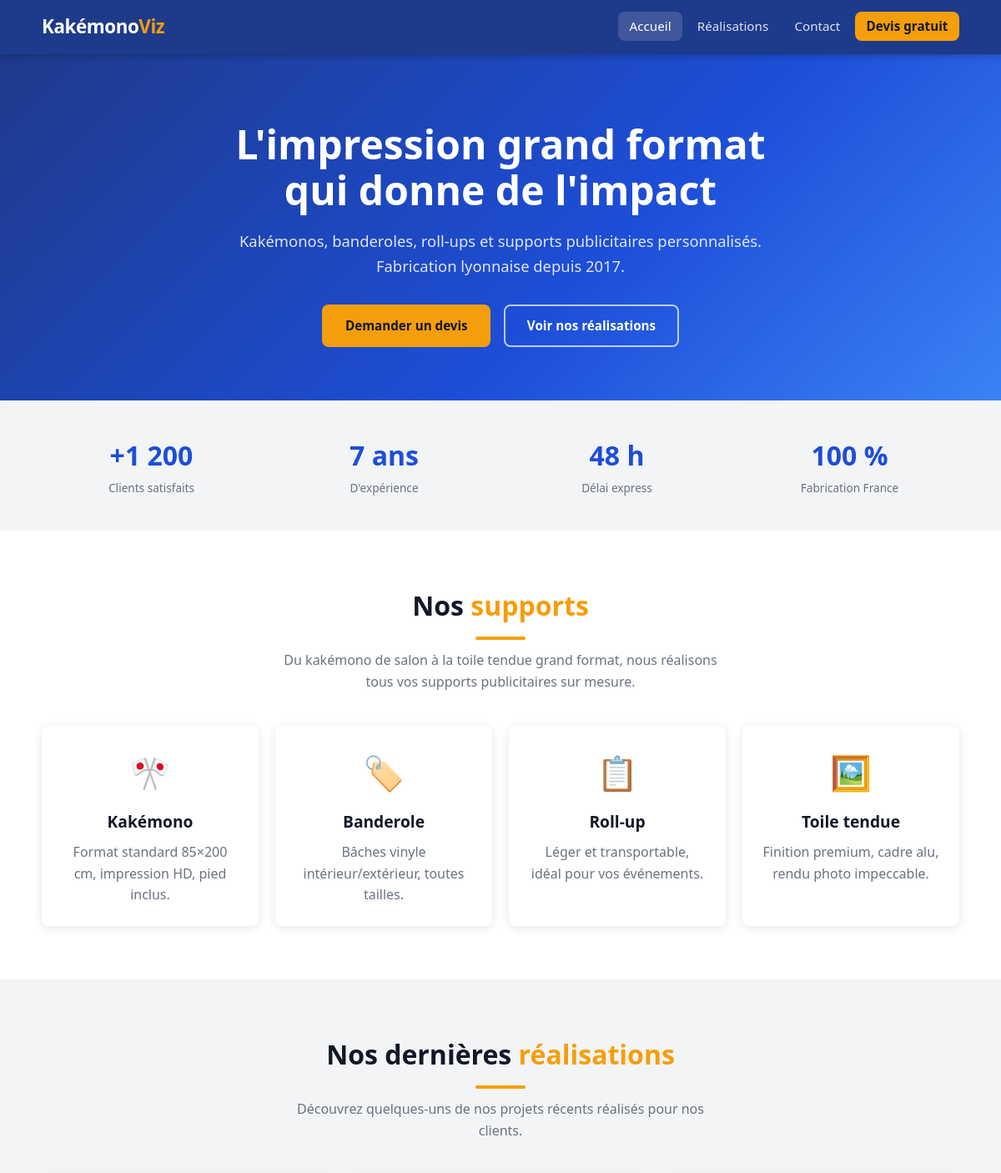
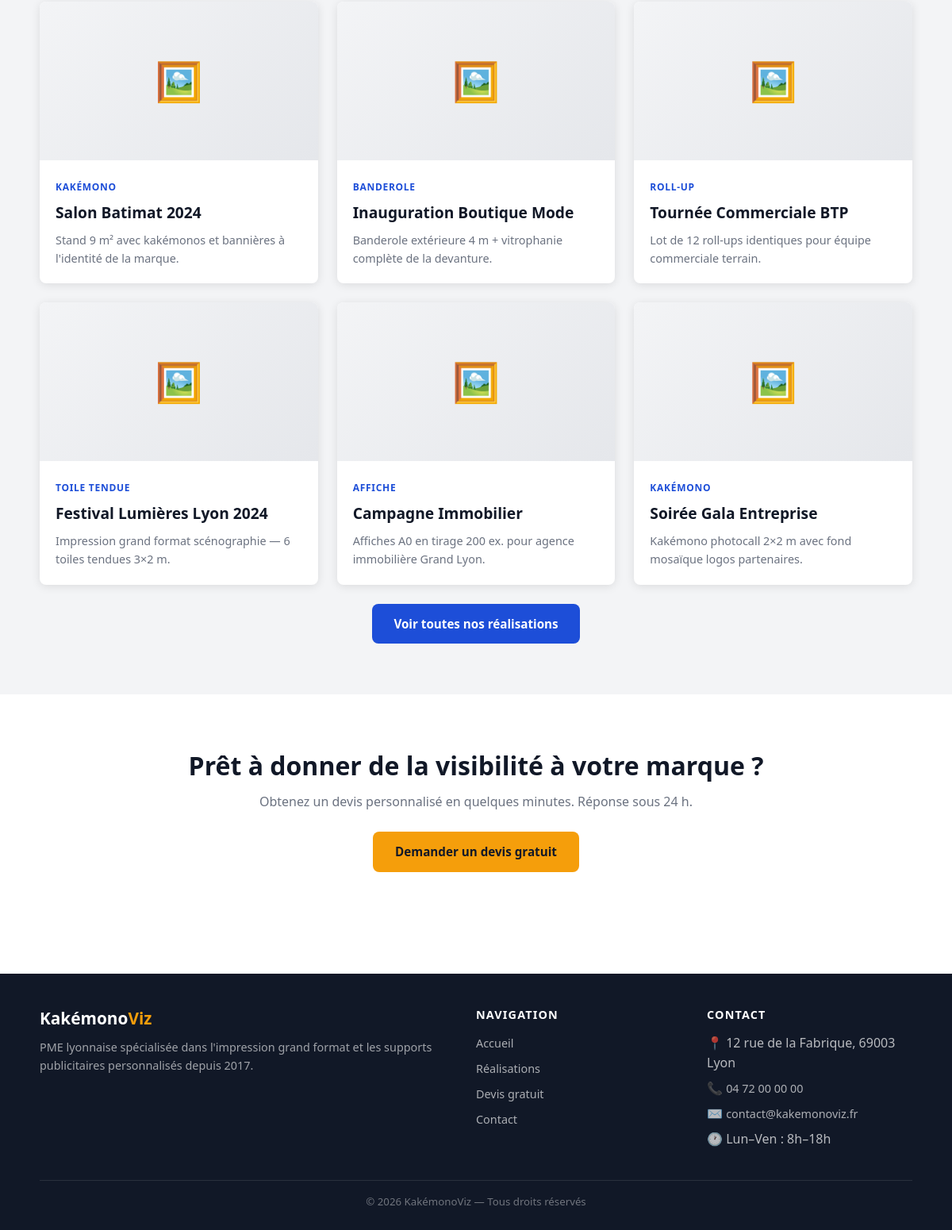
The page / on the database its author committed (2 pictures, top to bottom).
### tables this page shows
CREATE TABLE IF NOT EXISTS portfolio (
    id          INT          UNSIGNED AUTO_INCREMENT PRIMARY KEY,
    titre       VARCHAR(150) NOT NULL,
    description TEXT,
    image       VARCHAR(255) NOT NULL,
    categorie   VARCHAR(80)  NOT NULL,
    cree_le     TIMESTAMP    NOT NULL DEFAULT CURRENT_TIMESTAMP
);

### fonctions.php (called while the page is built, shortened)
<?php
function get_portfolio(?int $limite = null): array {
    $pdo = getConnexion();
    $sql = 'SELECT * FROM portfolio ORDER BY cree_le DESC';
    if ($limite !== null) {
        $sql .= ' LIMIT ' . (int) $limite;
    }
    return $pdo->query($sql)->fetchAll();
}

### index.php (the view, shortened to what this page needs)
<?php
require_once 'fonctions.php';
$realisations = get_portfolio(6);
?>
<!DOCTYPE html>
<html lang="fr">
<head>
    <link rel="stylesheet" href="style.css">
</head>
<body>
<nav class="navbar">
    <div class="container">
        <a href="index.php" class="navbar-brand">Kakémono<span>Viz</span></a>
        <ul class="navbar-nav" id="navMenu">
            <li><a href="index.php" class="active">Accueil</a></li>
            <li><a href="portfolio.php">Réalisations</a></li>
            <li><a href="contact.php">Contact</a></li>
            <li><a href="devis.php" class="btn-nav">Devis gratuit</a></li>
        </ul>
    </div>
</nav>
<header class="hero">
    <div class="container">
        <h1>L'impression grand format<br>qui donne de l'impact</h1>
        <p>Kakémonos, banderoles, roll-ups et supports publicitaires personnalisés.
           Fabrication lyonnaise depuis 2017.</p>
        <div class="hero-btns">
            <a href="devis.php" class="btn btn-primary">Demander un devis</a>
            <a href="portfolio.php" class="btn btn-outline">Voir nos réalisations</a>
        </div>
    </div>
</header>
<section class="stats-bar">
    <div class="container">
        <div class="stats-grid">
            <div>
                <div class="stat-val">+1 200</div>
                <div class="stat-lbl">Clients satisfaits</div>
            </div>
            <div>
                <div class="stat-val">7 ans</div>
                <div class="stat-lbl">D'expérience</div>
            </div>
            <div>
                <div class="stat-val">48 h</div>
                <div class="stat-lbl">Délai express</div>
            </div>
            <div>
                <div class="stat-val">100 %</div>
                <div class="stat-lbl">Fabrication France</div>
            </div>
        </div>
    </div>
</section>
<section class="section">
    <div class="container">
        <div class="section-header">
            <h2>Nos <span class="accent">supports</span></h2>
            <div class="divider"></div>
            <p>Du kakémono de salon à la toile tendue grand format, nous réalisons tous vos supports publicitaires sur mesure.</p>
        </div>
        <div class="grid-4">
            <div class="card" style="padding:1.5rem;text-align:center;">
                <div style="font-size:2.5rem;margin-bottom:.75rem;">🎌</div>
                <h3>Kakémono</h3>
                <p class="mt-1">Format standard 85×200 cm, impression HD, pied inclus.</p>
            </div>
            <div class="card" style="padding:1.5rem;text-align:center;">
                <div style="font-size:2.5rem;margin-bottom:.75rem;">🏷️</div>
                <h3>Banderole</h3>
                <p class="mt-1">Bâches vinyle intérieur/extérieur, toutes tailles.</p>
            </div>
            <div class="card" style="padding:1.5rem;text-align:center;">
                <div style="font-size:2.5rem;margin-bottom:.75rem;">📋</div>
                <h3>Roll-up</h3>
                <p class="mt-1">Léger et transportable, idéal pour vos événements.</p>
            </div>
            <div class="card" style="padding:1.5rem;text-align:center;">
                <div style="font-size:2.5rem;margin-bottom:.75rem;">🖼️</div>
                <h3>Toile tendue</h3>
                <p class="mt-1">Finition premium, cadre alu, rendu photo impeccable.</p>
            </div>
        </div>
    </div>
</section>
<?php if (!empty($realisations)): ?>
<section class="section" style="background:var(--gris-light);">
    <div class="container">
        <div class="section-header">
            <h2>Nos dernières <span class="accent">réalisations</span></h2>
            <div class="divider"></div>
            <p>Découvrez quelques-uns de nos projets récents réalisés pour nos clients.</p>
        </div>
        <div class="grid-3">
            <?php foreach ($realisations as $item): ?>
            <div class="card">
                <?php
                $img_path = 'uploads/' . htmlspecialchars($item['image'], ENT_QUOTES, 'UTF-8');
                if ($item['image'] && file_exists($img_path)):
                ?>
                    <img src="<?= $img_path ?>" alt="<?= htmlspecialchars($item['titre'], ENT_QUOTES, 'UTF-8') ?>" class="card-img">
                <?php else: ?>
                    <div class="card-img-placeholder">🖼️</div>
                <?php endif; ?>
                <div class="card-body">
                    <span class="card-cat"><?= htmlspecialchars($item['categorie'], ENT_QUOTES, 'UTF-8') ?></span>
                    <h3><?= htmlspecialchars($item['titre'], ENT_QUOTES, 'UTF-8') ?></h3>
                    <p><?= htmlspecialchars(mb_substr($item['description'] ?? '', 0, 100), ENT_QUOTES, 'UTF-8') ?><?= mb_strlen($item['description'] ?? '') > 100 ? '…' : '' ?></p>
                </div>
            </div>
            <?php endforeach; ?>
        </div>
        <div class="text-center mt-3">
            <a href="portfolio.php" class="btn btn-bleu">Voir toutes nos réalisations</a>
        </div>
    </div>
</section>
<?php endif; ?>
<section class="section">
    <div class="container text-center">
        <h2>Prêt à donner de la visibilité à votre marque&nbsp;?</h2>
        <p class="mt-1">Obtenez un devis personnalisé en quelques minutes. Réponse sous 24 h.</p>
        <div class="mt-3">
            <a href="devis.php" class="btn btn-primary">Demander un devis gratuit</a>
        </div>
    </div>
</section>
<footer>
    <div class="container">
        <div class="footer-grid">
            <div>
                <div class="footer-brand">Kakémono<span>Viz</span></div>
                <p>PME lyonnaise spécialisée dans l'impression grand format et les supports publicitaires personnalisés depuis 2017.</p>
            </div>
            <div>
                <h4>Navigation</h4>
                <ul class="footer-links">
                    <li><a href="index.php">Accueil</a></li>
                    <li><a href="portfolio.php">Réalisations</a></li>
                    <li><a href="devis.php">Devis gratuit</a></li>
                    <li><a href="contact.php">Contact</a></li>
                </ul>
            </div>
            <div>
                <h4>Contact</h4>
                <ul class="footer-links">
                    <li>📍 12 rue de la Fabrique, 69003 Lyon</li>
                    <li>📞 <a href="tel:0472000000">04 72 00 00 00</a></li>
                    <li>✉️ <a href="mailto:contact@kakemonoviz.fr">contact@kakemonoviz.fr</a></li>
                    <li>🕐 Lun–Ven : 8h–18h</li>
                </ul>
            </div>
        </div>
        <div class="footer-bottom">
            &copy; <?= date('Y') ?> KakémonoViz — Tous droits réservés
        </div>
    </div>
</footer>
</body>
</html>

### rows shown on the page
portfolio: categorie "KAKÉMONO", titre "Salon Batimat 2024", description "Stand 9 m² avec kakémonos et bannières à l'identité de la marque."
portfolio: categorie "BANDEROLE", titre "Inauguration Boutique Mode", description "Banderole extérieure 4 m + vitrophanie complète de la devanture."
portfolio: categorie "ROLL-UP", titre "Tournée Commerciale BTP", description "Lot de 12 roll-ups identiques pour équipe commerciale terrain."
portfolio: categorie "TOILE TENDUE", titre "Festival Lumières Lyon 2024", description "Impression grand format scénographie — 6 toiles tendues 3×2 m."
portfolio: categorie "AFFICHE", titre "Campagne Immobilier", description "Affiches A0 en tirage 200 ex. pour agence immobilière Grand Lyon."
portfolio: categorie "KAKÉMONO", titre "Soirée Gala Entreprise", description "Kakémono photocall 2×2 m avec fond mosaïque logos partenaires."
